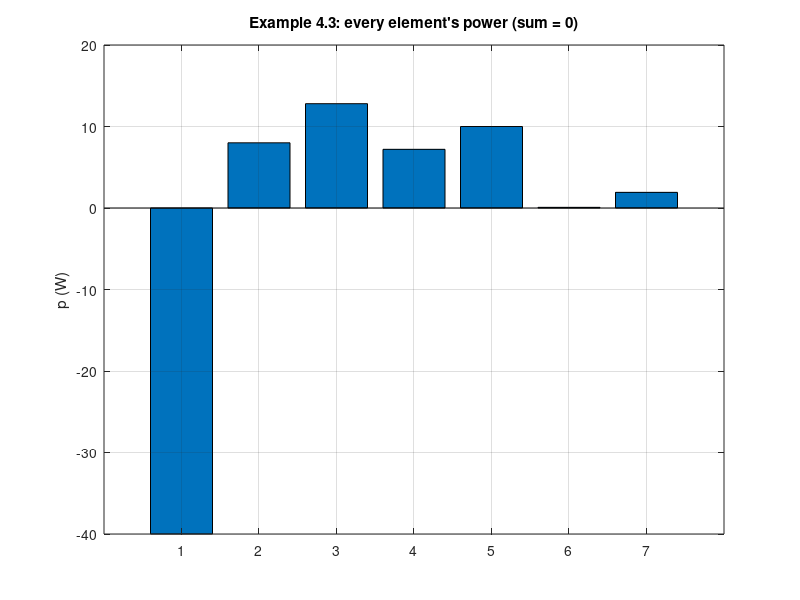

The MATLAB source for this figure:
% Circuits 1 — The Node-Voltage Method and Dependent Sources
%title: Nodal Analysis with a Dependent Source (Example 4.3)
%ar-title: جهود العقد مع مصدر تابع (مثال 4.3)
%lesson: c1-techniques-2
%course: circuits-1

%% The two node equations and the constraint
%ar: من المحاضرة: 15 v1 − 4 v2 = 200، و 8 v2 − 2 v1 − 40 iφ = 0 مع iφ = (v1 − v2)/5، فتصبح 16 v2 − 10 v1 = 0.
A = [15 -4
    -10 16];
b = [200; 0];
v = A \ b;
iphi = (v(1) - v(2)) / 5; p5 = 5 * iphi^2;
fprintf('v1 = %g V, v2 = %g V, iphi = %g A, p(5 ohm) = %g W\n', v(1), v(2), iphi, p5)
%check: abs(v(1) - 16) < 1e-12 && abs(v(2) - 10) < 1e-12 && abs(p5 - 7.2) < 1e-12

%% Three unknowns without substituting
%ar: بدل التعويض باليد نضع iφ مجهولًا ثالثًا ونضيف معادلة القيد كصف في المصفوفة. النتيجة نفسها.
A3 = [ 1/2 + 1/20 + 1/5, -1/5,              0
      -1/5,              1/5 + 1/10 + 1/2, -8/2
       1/5,             -1/5,              -1];
x = A3 \ [20/2; 0; 0];
fprintf('v1 = %g, v2 = %g, iphi = %g\n', x)
%check: max(abs(x - [16; 10; 1.2])) < 1e-12

%%! Project idea: power balance
%ar: مشروع: نحسب قدرة كل عنصر ونتحقق أن المجموع صفر (المصدر 20 V والمصدر التابع 8 iφ والمقاومات).
v1 = x(1); v2 = x(2); ip = x(3);
i20 = (20 - v1)/2; idep = (v2 - 8*ip)/2;
P = [-20*i20, (20-v1)^2/2, v1^2/20, (v1-v2)^2/5, v2^2/10, (v2-8*ip)^2/2, 8*ip*idep];
fprintf('sum of powers = %.2e W\n', sum(P))
%check: abs(sum(P)) < 1e-9
bar(P); grid on; ylabel('p (W)'); title('Example 4.3: every element''s power (sum = 0)')
